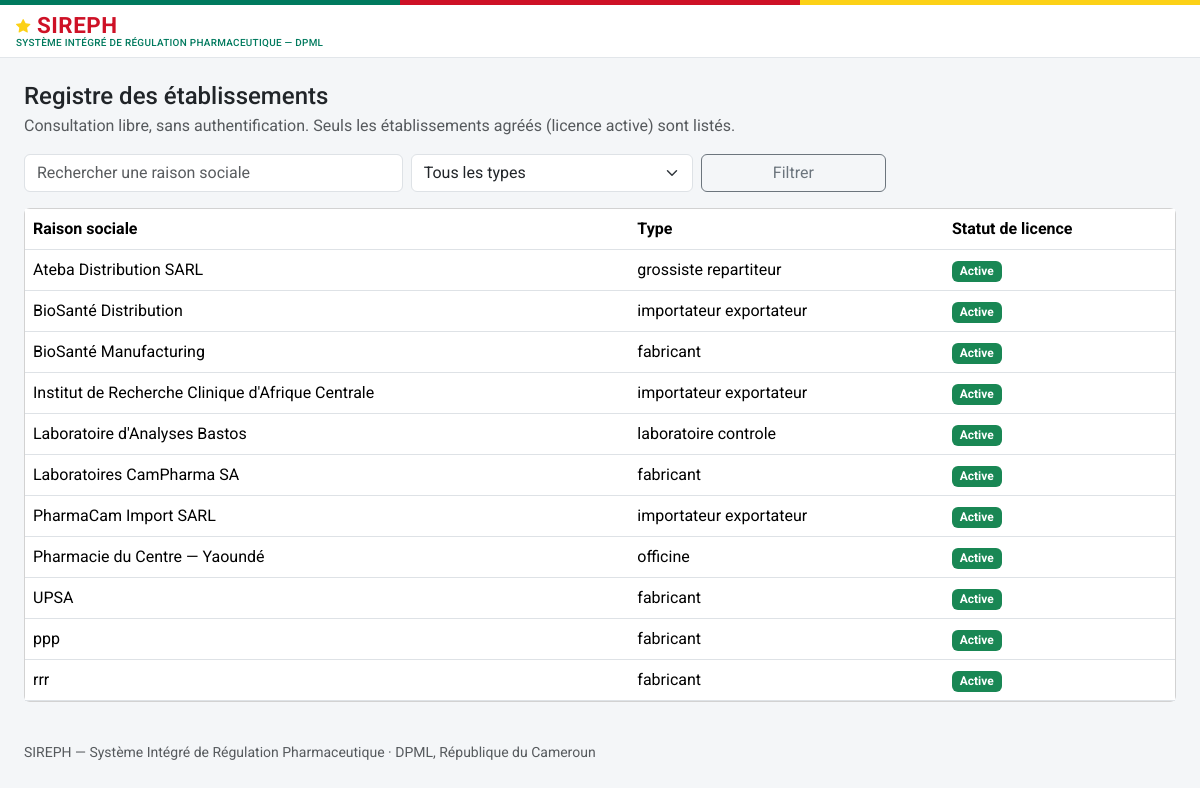
Page /etablissements on the committed database.
### models.py (models this page shows)
class Etablissement(db.Model):
    id = db.Column(db.Integer, primary_key=True)
    raison_sociale = db.Column(db.String(255), nullable=False)
    type = db.Column(db.String(40), nullable=False)
    adresse = db.Column(db.String(500))
    latitude = db.Column(db.Float, nullable=True)   # géolocalisation — exploité par le futur module RI
    longitude = db.Column(db.Float, nullable=True)
    statut_licence = db.Column(db.String(20), nullable=False, default="en_instruction")
    date_expiration_licence = db.Column(db.Date, nullable=True)
    pharmacien_responsable_id = db.Column(db.Integer, db.ForeignKey("personne.id"), nullable=True)
    categorie_activite = db.Column(db.String(30), nullable=True)
    pharmacien_responsable = db.relationship("Personne", foreign_keys=[pharmacien_responsable_id])

### routes_ri.py (the view)
@ri_bp.route("/etablissements")
def etablissements_registre():
    q = Etablissement.query
    texte = request.args.get("q", "").strip()
    type_etab = request.args.get("type", "")
    statut = request.args.get("statut", "")
    vue_publique = current_user() is None
    if vue_publique:
        q = q.filter_by(statut_licence="active")
        statut = "active"
    if texte:
        q = q.filter(Etablissement.raison_sociale.ilike(f"%{texte}%"))
    if type_etab:
        q = q.filter_by(type=type_etab)
    if statut and not vue_publique:
        q = q.filter_by(statut_licence=statut)
    etablissements = q.order_by(Etablissement.raison_sociale).all()
    return render_template("inspection/etablissements_registre.html", etablissements=etablissements,
                            q=texte, type_etab=type_etab, statut=statut, vue_publique=vue_publique)

### auth.py (called while the page is built)
def current_user():
    uid = session.get("user_id")
    if not uid:
        return None
    return db.session.get(Personne, uid)

### templates/inspection/etablissements_registre.html (shortened to what this page needs)
{% extends "base.html" %}
{% block content %}
<h4 class="mb-1">Registre des établissements</h4>
{% if vue_publique %}
<p class="text-muted">Consultation libre, sans authentification. Seuls les établissements agréés (licence active) sont listés.</p>
{% endif %}
<form method="get" class="row g-2 mb-3" role="search">
  <div class="col-md-4">
    <input type="text" class="form-control" id="q" name="q" value="{{ q }}" placeholder="Rechercher une raison sociale">
  </div>
  <div class="col-md-3">
    <select class="form-select" id="type" name="type">
      <option value="">Tous les types</option>
    </select>
  </div>
  <div class="col-md-2"><button class="btn btn-outline-secondary w-100">Filtrer</button></div>
</form>
<div class="card">
  <div class="table-responsive">
    <table class="table table-hover align-middle mb-0">
      <thead><tr><th>Raison sociale</th><th>Type</th><th>Statut de licence</th></tr></thead>
      <tbody>
        {% for e in etablissements %}
        <tr>
          <td>{% if vue_publique %}{{ e.raison_sociale }}{% else %}<a href="{{ url_for('ri.etablissement_fiche', id=e.id) }}">{{ e.raison_sociale }}</a>{% endif %}</td>
          <td>{{ e.type.replace('_',' ') }}</td>
          <td><span class="badge {{ 'bg-success' if e.statut_licence == 'active' else ('bg-danger' if e.statut_licence in ('suspendue','revoquee') else 'bg-secondary') }}">{{ STATUTS_LICENCE.get(e.statut_licence, e.statut_licence) }}</span></td>
        </tr>
        {% else %}
        <tr><td colspan="3" class="text-center text-muted py-4">Aucun résultat ne correspond à ces critères.</td></tr>
        {% endfor %}
      </tbody>
    </table>
  </div>
</div>
{% endblock %}

### templates/base.html (shortened to what this page needs)
<!doctype html>
<html lang="fr">
<head>
<link href="https://cdn.jsdelivr.net/npm/bootstrap@5.3.3/dist/css/bootstrap.min.css" rel="stylesheet">
<link href="https://cdn.jsdelivr.net/npm/bootstrap-icons@1.11.3/font/bootstrap-icons.css" rel="stylesheet">
<link href="{{ url_for('static', filename='css/style.css') }}" rel="stylesheet">
</head>
<body>
<div class="sireph-flagbar" aria-hidden="true"><span></span><span></span><span></span></div>
<header class="sireph-topbar">
  <div class="container-fluid px-3 py-2 d-flex align-items-center justify-content-between">
    <div class="d-flex align-items-center gap-2">
      <a class="sireph-brand" href="{{ current_user and url_for('dashboard') or url_for('login') }}">
        <i class="bi bi-star-fill"></i> SIREPH
        <small>Système Intégré de Régulation Pharmaceutique — DPML</small>
      </a>
    </div>
  </div>
</header>
<div class="sireph-layout">
  <main id="contenu-principal" class="sireph-content">
    {% block content %}{% endblock %}
    <footer class="text-muted small py-4 mt-3">
      SIREPH — Système Intégré de Régulation Pharmaceutique · DPML, République du Cameroun
    </footer>
  </main>
</div>
</body>
</html>

### static/css/style.css (style rules this page uses)
:root { --cm-green: #007a5e; --cm-green-dark: #00553f; --cm-red: #ce1126; --cm-yellow: #fcd116; }
body { background-color: #f4f6f8; font-family: "Roboto", -apple-system, BlinkMacSystemFont, "Segoe UI", Arial, sans-serif; }
.sireph-flagbar { height: 5px; display: flex; }
.sireph-flagbar span { flex: 1 1 0; }
.sireph-flagbar span:nth-child(1) { background-color: var(--cm-green); }
.sireph-flagbar span:nth-child(2) { background-color: var(--cm-red); }
.sireph-flagbar span:nth-child(3) { background-color: var(--cm-yellow); }
.sireph-topbar { background-color: #ffffff; border-bottom: 1px solid #e2e6ea; }
.sireph-brand { font-weight: 700; font-size: 1.4rem; color: var(--cm-red); letter-spacing: 0.5px; text-decoration: none; line-height: 1.1; }
.sireph-brand .bi-star-fill { color: var(--cm-yellow); font-size: 0.9rem; vertical-align: 2px; }
.sireph-brand small { display: block; font-size: 0.62rem; font-weight: 500; color: var(--cm-green); letter-spacing: 0.3px; text-transform: uppercase; }
.sireph-layout { display: flex; align-items: stretch; min-height: calc(100vh - 63px); }
.sireph-content { flex: 1 1 auto; min-width: 0; padding: 1.5rem; }

### rows in the picture
Etablissement: raison_sociale "Ateba Distribution SARL", type.replace "grossiste repartiteur", get "Active"
Etablissement: raison_sociale "BioSanté Distribution", type.replace "importateur exportateur", get "Active"
Etablissement: raison_sociale "BioSanté Manufacturing", type.replace "fabricant", get "Active"
Etablissement: raison_sociale "Institut de Recherche Clinique d'Afrique Centrale", type.replace "importateur exportateur", get "Active"
Etablissement: raison_sociale "Laboratoire d'Analyses Bastos", type.replace "laboratoire controle", get "Active"
Etablissement: raison_sociale "Laboratoires CamPharma SA", type.replace "fabricant", get "Active"
Etablissement: raison_sociale "PharmaCam Import SARL", type.replace "importateur exportateur", get "Active"
Etablissement: raison_sociale "Pharmacie du Centre — Yaoundé", type.replace "officine", get "Active"
Etablissement: raison_sociale "UPSA", type.replace "fabricant", get "Active"
Etablissement: raison_sociale "ppp", type.replace "fabricant", get "Active"
Etablissement: raison_sociale "rrr", type.replace "fabricant", get "Active"
